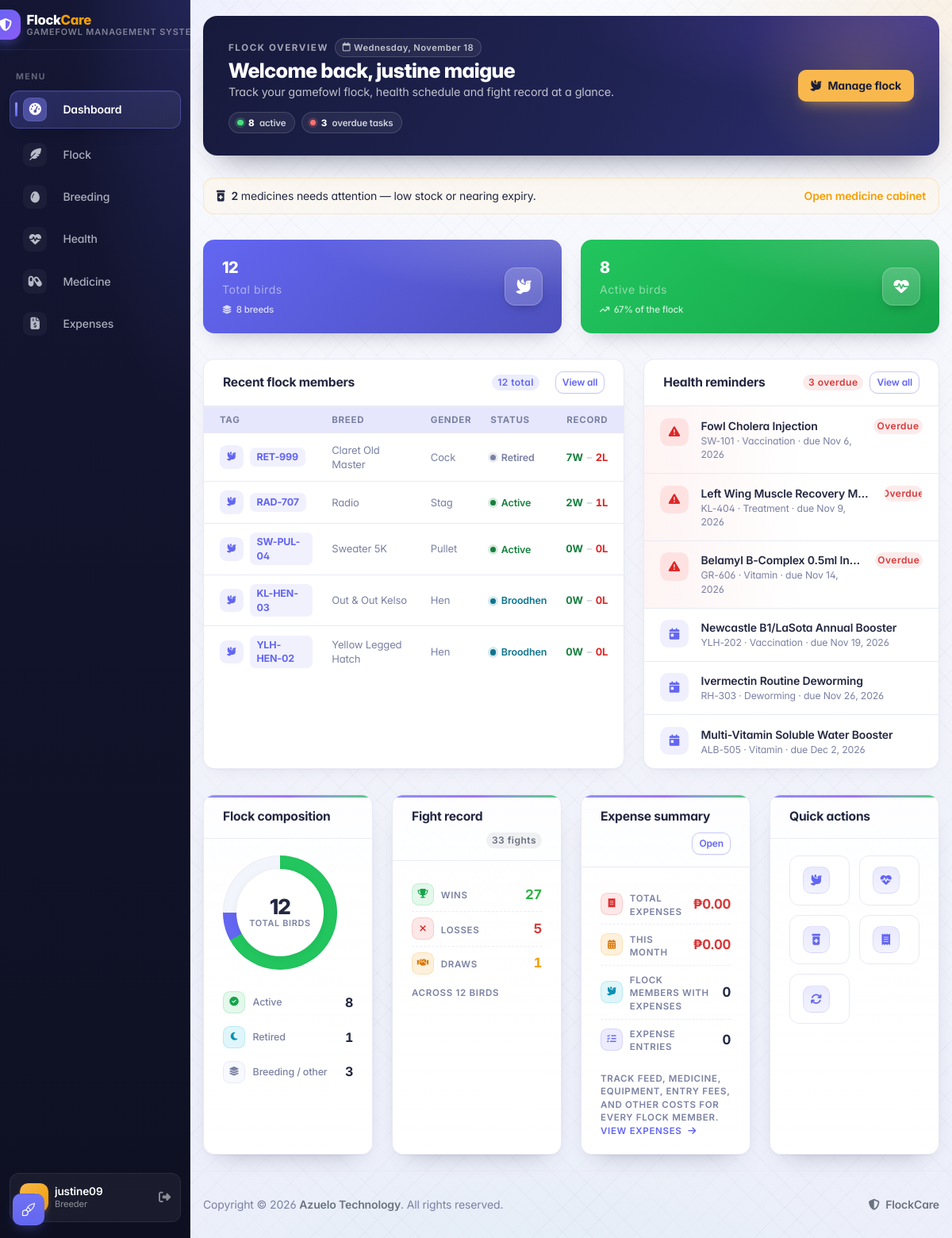
Page /dashboard/ (signed in) on the earlier database version.
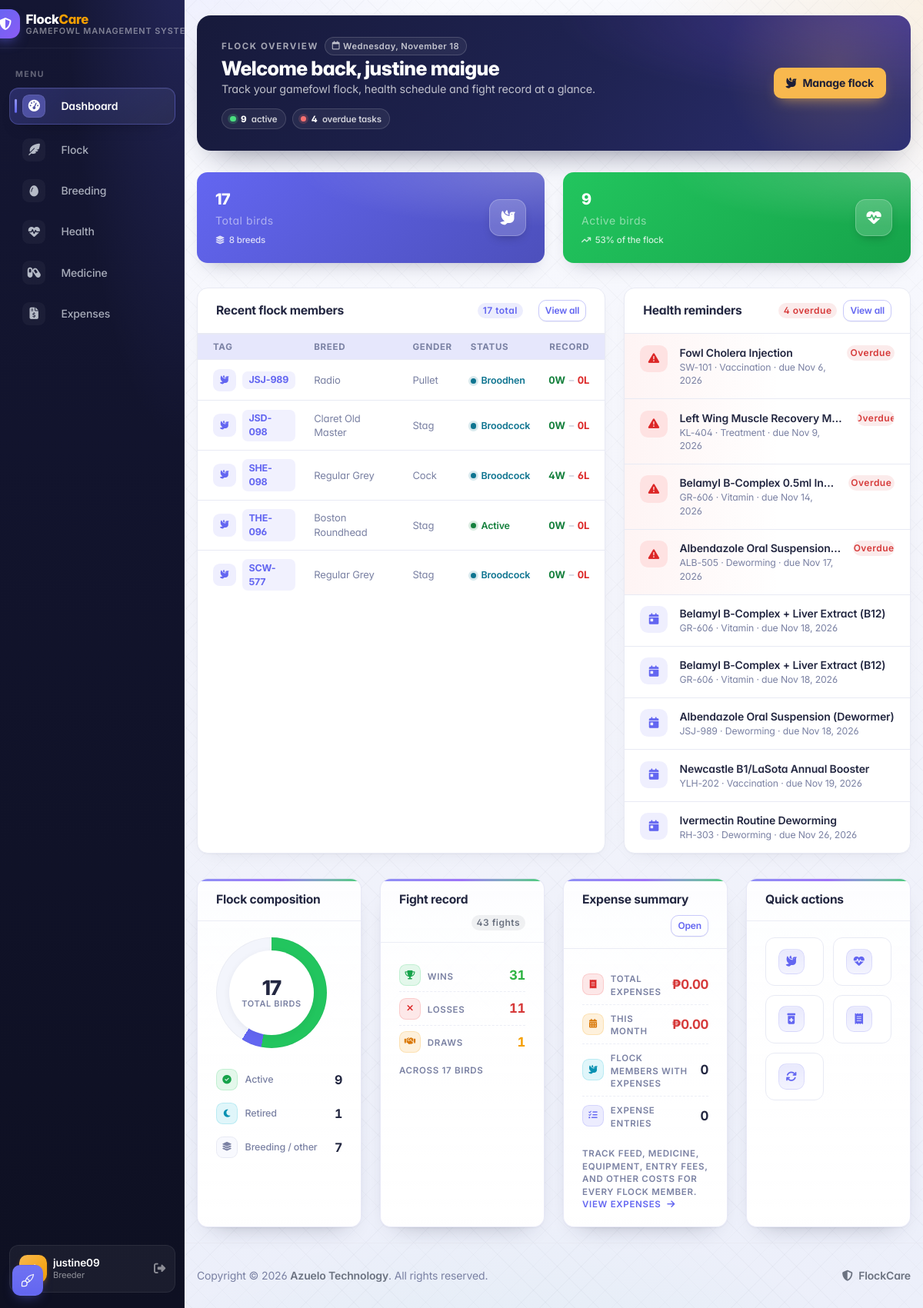
Same page on the later database version.
### apps/info/models.py (models this page shows, shortened)
class FlockMember(models.Model):
    STATUS_CHOICES = [
        ('Active', 'Active'),
        ('Broodcock', 'Broodcock'),
        ('Broodhen', 'Broodhen'),
        ('Retired', 'Retired'),
        ('Sold', 'Sold'),
    ]
    GENDER_CHOICES = [
        ('Stag', 'Stag'),
        ('Cock', 'Cock'),
        ('Pullet', 'Pullet'),
        ('Hen', 'Hen'),
    ]
    COMB_CHOICES = [
        ('Pea', 'Pea Comb'),
        ('Straight', 'Straight / Single Comb'),
        ('Strawberry', 'Strawberry Comb'),
        ('Walnut', 'Walnut Comb'),
        ('Cushion', 'Cushion Comb'),
        ('Other', 'Other'),
    ]
    LEG_COLOR_CHOICES = [
        ('Yellow', 'Yellow'),
        ('Green', 'Green'),
        ('White', 'White'),
        ('Blue/Slate', 'Blue / Slate'),
        ('Lead', 'Lead / Dark'),
        ('Other', 'Other'),
    ]
    user = models.ForeignKey(User, on_delete=models.CASCADE, related_name='flock_members')
    tag_number = models.CharField(max_length=50)
    breed = models.ForeignKey(Breed, on_delete=models.SET_NULL, null=True, blank=True, related_name='birds')
    gender = models.CharField(max_length=10, choices=GENDER_CHOICES)
    birth_date = models.DateField(null=True, blank=True)
    sire = models.CharField(max_length=50, blank=True, null=True)
    dam = models.CharField(max_length=50, blank=True, null=True)
    status = models.CharField(max_length=20, choices=STATUS_CHOICES, default='Active')
    comb_type = models.CharField(max_length=20, choices=COMB_CHOICES, default='Pea', blank=True)
    leg_color = models.CharField(max_length=20, choices=LEG_COLOR_CHOICES, default='Yellow', blank=True)
    color = models.CharField(max_length=100, blank=True, help_text="Plumage / feather color")
    cage_number = models.CharField(max_length=50, blank=True, help_text="Pen, cord, or coop identifier")
    image = models.FileField(upload_to='birds/', blank=True, null=True, help_text="Photo of bird")
    weight_grams = models.PositiveIntegerField(null=True, blank=True, help_text="Weight in grams")
    wins = models.PositiveIntegerField(default=0, blank=True)
    losses = models.PositiveIntegerField(default=0, blank=True)
    draws = models.PositiveIntegerField(default=0, blank=True)
    created_at = models.DateTimeField(auto_now_add=True)
    class Meta:
        ordering = ['-created_at']
        constraints = [
            models.UniqueConstraint(fields=['user', 'tag_number'], name='unique_user_tag_number')
        ]
        indexes = [
            models.Index(fields=['user', 'status']),
            models.Index(fields=['user', 'tag_number']),
        ]

class Breed(models.Model):
    name = models.CharField(max_length=100, unique=True)
    class Meta:
        ordering = ['name']

class HealthRecord(models.Model):
    RECORD_TYPES = [
        ('Vaccination', 'Vaccination'),
        ('Deworming', 'Deworming'),
        ('Vitamin', 'Vitamin/Supplement'),
        ('Treatment', 'Injury/Illness Treatment'),
    ]
    bird = models.ForeignKey(FlockMember, on_delete=models.CASCADE, related_name='health_records')
    record_type = models.CharField(max_length=20, choices=RECORD_TYPES)
    title = models.CharField(max_length=100)
    date_administered = models.DateField()
    next_due_date = models.DateField(null=True, blank=True)
    notes = models.TextField(blank=True, null=True)
    created_at = models.DateTimeField(auto_now_add=True)
    class Meta:
        ordering = ['-date_administered', '-created_at']
        indexes = [
            models.Index(fields=['bird', 'next_due_date']),
        ]

### apps/core/views.py (the view)
# urls.py: path('dashboard/', views.home, name='dashboard'),
@login_required(login_url='login')
def home(request):
    members = scoped_flock_members(request.user)
    today = timezone.localdate()
    upcoming_cutoff = today + timedelta(days=30)
    stats = members.aggregate(
        total_birds=Count('id'),
        active_birds=Count('id', filter=Q(status='Active')),
        retired_birds=Count('id', filter=Q(status='Retired')),
        total_wins=Sum('wins'),
        total_losses=Sum('losses'),
        total_draws=Sum('draws'),
    )
    total_birds = stats['total_birds'] or 0
    active_birds = stats['active_birds'] or 0
    retired_birds = stats['retired_birds'] or 0
    total_wins = stats['total_wins'] or 0
    total_losses = stats['total_losses'] or 0
    total_draws = stats['total_draws'] or 0
    total_fights = total_wins + total_losses + total_draws
    def _pct(value):
        return round(value / total_birds * 100) if total_birds else 0
    other_birds = max(total_birds - active_birds - retired_birds, 0)
    active_pct = _pct(active_birds)
    retired_pct = _pct(retired_birds)
    upcoming_qs = HealthRecord.objects.filter(
        bird__in=members,
        next_due_date__isnull=False,
        next_due_date__gte=today,
        next_due_date__lte=upcoming_cutoff,
    )
    upcoming_records = upcoming_qs.select_related('bird').order_by('next_due_date')[:5]
    overdue_qs = HealthRecord.objects.filter(
        bird__in=members,
        next_due_date__isnull=False,
        next_due_date__lt=today,
    )
    overdue_records = overdue_qs.select_related('bird').order_by('next_due_date')[:5]
    medicine_expiry_cutoff = today + timedelta(days=30)
    medicine_alert_count = Medicine.objects.filter(user=request.user).filter(
        Q(stock_quantity__lte=F('low_stock_threshold')) |
        Q(expiration_date__lt=today) |
        Q(expiration_date__gte=today, expiration_date__lte=medicine_expiry_cutoff)
    ).count()
    month_start = today.replace(day=1)
    expense_totals = Expense.objects.filter(user=request.user).aggregate(
        total=Sum('amount'),
        month_total=Sum('amount', filter=Q(date__gte=month_start)),
        entries=Count('id'),
        flock_count=Count('bird', distinct=True),
    )
    expense_total = expense_totals['total'] or 0
    expense_month = expense_totals['month_total'] or 0
    context = {
        'expense_total': expense_total,
        'expense_month': expense_month,
        'expense_count': expense_totals['entries'] or 0,
        'expense_flock_count': expense_totals['flock_count'] or 0,
        'total_birds': total_birds,
        'active_birds': active_birds,
        'retired_birds': retired_birds,
        'active_pct': active_pct,
        'retired_pct': retired_pct,
        'other_birds': other_birds,
        'other_pct': max(100 - active_pct - retired_pct, 0),
        'breed_count': members.exclude(breed__isnull=True).values('breed').distinct().count(),
        'total_wins': total_wins,
        'total_losses': total_losses,
        'total_draws': total_draws,
        'total_fights': total_fights,
        'recent_members': members.select_related('breed').order_by('-created_at')[:5],
        'upcoming_records': upcoming_records,
        'upcoming_count': upcoming_qs.count(),
        'overdue_records': overdue_records,
        'overdue_count': overdue_qs.count(),
        'medicine_alert_count': medicine_alert_count,
        'today': today,
    }
    return render(request, 'home.html', context)

### templates/home.html (shortened to what the changed rows need)
{% extends "theme/base.html" %}
{% block content %}
  <div class="dh-hero dh-welcome-row">
    <div class="dh-hero-inner d-flex flex-wrap align-items-center justify-content-between gap-3">
      <div>
        <h2 class="dh-hero-title">Welcome back, {{ user.get_full_name|default:user.username }}</h2>
        <div class="dh-hero-stats">
          <span class="dh-hero-stat"><span class="dh-status-dot"></span><strong>{{ active_birds }}</strong> active</span>
          {% if overdue_count %}
          <span class="dh-hero-stat is-danger"><span class="dh-status-dot"></span><strong>{{ overdue_count }}</strong> overdue task{{ overdue_count|pluralize }}</span>
          {% else %}
          <span class="dh-hero-stat"><span class="dh-status-dot"></span>Health schedule on track</span>
          {% endif %}
        </div>
      </div>
    </div>
  </div>
  <div class="dh-dashboard-stack">
  {% if medicine_alert_count %}
  <div class="alert alert-warning d-flex flex-wrap align-items-center gap-2" role="alert">
    <i class="fas fa-prescription-bottle-medical" aria-hidden="true"></i>
    <span>
      <strong>{{ medicine_alert_count }}</strong> medicine{{ medicine_alert_count|pluralize }} need{{ medicine_alert_count|pluralize }}
      attention — low stock or nearing expiry.
    </span>
    <a href="{% url 'info:medicine_list' %}" class="alert-link ms-auto">Open medicine cabinet</a>
  </div>
  {% endif %}
  <div class="row row-cards g-4">
    <div class="col-sm-6">
      <div class="card stat-card stat-card-primary text-white">
        <div class="card-body">
          <div class="d-flex align-items-center justify-content-between">
            <div>
              <div class="h2 mb-1">{{ total_birds }}</div>
              <div class="tracking-wide text-white-50">Total birds</div>
              <div class="dh-stat-meta">
                <i class="fas fa-layer-group"></i>
                {{ breed_count }} breed{{ breed_count|pluralize }}
              </div>
            </div>
          </div>
        </div>
      </div>
    </div>
    <div class="col-sm-6">
      <div class="card stat-card stat-card-success text-white">
        <div class="card-body">
          <div class="d-flex align-items-center justify-content-between">
            <div>
              <div class="h2 mb-1">{{ active_birds }}</div>
              <div class="tracking-wide text-white-50">Active birds</div>
              <div class="dh-stat-meta">
                <i class="fas fa-arrow-trend-up"></i>
                {{ active_pct }}% of the flock
              </div>
            </div>
          </div>
        </div>
      </div>
    </div>
  </div>
  <div class="row row-cards g-4">
    <div class="col-lg-7">
      <div class="card h-100">
        <div class="card-header d-flex align-items-center">
          <h3 class="card-title mb-0">Recent flock members</h3>
          <span class="badge bg-primary-lt text-primary ms-auto">{{ total_birds }} total</span>
          <a href="{% url 'info:info_list' %}" class="btn btn-sm btn-outline-primary ms-2">
            View all
          </a>
        </div>
        <div class="table-responsive">
          <table class="table table-vcenter card-table dh-stack-table">
            <thead>
              <tr>
                <th>Tag</th>
                <th>Breed</th>
                <th>Gender</th>
                <th>Status</th>
                <th class="text-end">Record</th>
              </tr>
            </thead>
            <tbody>
              {% for bird in recent_members %}
              <tr>
                <td class="fw-semibold" data-label="Tag">
                  <span class="dh-table-tag">
                    <span class="dh-table-avatar"><i class="fas fa-dove"></i></span>
                    <span class="dh-tag">{{ bird.tag_number }}</span>
                  </span>
                </td>
                <td class="text-muted" data-label="Breed">{{ bird.breed.name|default:"—" }}</td>
                <td class="text-muted" data-label="Gender">{{ bird.gender }}</td>
                <td data-label="Status">
                  {% if bird.status == 'Active' %}
                  <span class="dh-status is-active"><span class="dh-status-dot"></span>{{ bird.status }}</span>
                  {% elif bird.status == 'Retired' %}
                  <span class="dh-status is-muted"><span class="dh-status-dot"></span>{{ bird.status }}</span>
                  {% else %}
                  <span class="dh-status is-info"><span class="dh-status-dot"></span>{{ bird.status }}</span>
                  {% endif %}
                </td>
                <td class="text-end" data-label="Record">
                  <span class="dh-record">
                    <span class="dh-record-wins">{{ bird.wins }}W</span>
                    <span class="dh-record-sep">–</span>
                    <span class="dh-record-losses">{{ bird.losses }}L</span>
                  </span>
                </td>
              </tr>
              {% endfor %}
            </tbody>
          </table>
        </div>
      </div>
    </div>
    <div class="col-lg-5">
      <div class="card h-100">
        <div class="card-header d-flex align-items-center">
          <div class="ms-auto d-flex align-items-center gap-2">
            {% if overdue_count %}
            <span class="badge bg-danger-lt text-danger">{{ overdue_count }} overdue</span>
            {% elif upcoming_count %}
            <span class="badge bg-primary-lt text-primary">{{ upcoming_count }} upcoming</span>
            {% endif %}
            <a href="{% url 'info:health_list' %}" class="btn btn-sm btn-outline-primary">View all</a>
          </div>
        </div>
        <div class="list-group list-group-flush">
          {% for record in overdue_records %}
          <div class="list-group-item dh-reminder dh-reminder-overdue d-flex align-items-start gap-3">
            <span class="dh-reminder-icon is-danger" aria-hidden="true"><i class="fas fa-triangle-exclamation"></i></span>
            <div class="flex-grow-1 min-w-0">
              <div class="fw-semibold text-truncate">{{ record.title }}</div>
              <div class="text-muted small">
                {{ record.bird.tag_number }} · {{ record.record_type }} · due {{ record.next_due_date|date:"M j, Y" }}
              </div>
            </div>
            <span class="badge bg-danger-lt text-danger">Overdue</span>
          </div>
          {% endfor %}
          {% for record in upcoming_records %}
          <div class="list-group-item dh-reminder d-flex align-items-start gap-3">
            <span class="dh-reminder-icon is-primary" aria-hidden="true"><i class="fas fa-calendar-day"></i></span>
            <div class="flex-grow-1 min-w-0">
              <div class="fw-semibold text-truncate">{{ record.title }}</div>
              <div class="text-muted small">
                {{ record.bird.tag_number }} · {{ record.record_type }} · due {{ record.next_due_date|date:"M j, Y" }}
              </div>
            </div>
          </div>
          {% endfor %}
        </div>
      </div>
    </div>
  </div>
  <div class="row row-cards g-4">
    <div class="col-lg-3">
      <div class="card dh-summary-card h-100">
        <div class="card-body">
          <div class="dh-composition">
            <div class="dh-donut"
                 role="img"
                 aria-label="Flock status breakdown"
                 style="--p-active: {{ active_pct }}; --p-retired: {{ retired_pct }};">
              <div class="dh-donut-center">
                <strong class="dh-metric-value">{{ total_birds }}</strong>
                <span class="dh-metric-label">Total birds</span>
              </div>
            </div>
            <div class="dh-legend">
              <div class="dh-legend-item">
                <span class="dh-legend-icon is-success"><i class="fas fa-circle-check"></i></span>
                <span class="dh-legend-label">Active</span>
                <span class="dh-legend-value">{{ active_birds }}</span>
              </div>
              <div class="dh-legend-item">
                <span class="dh-legend-icon is-muted"><i class="fas fa-layer-group"></i></span>
                <span class="dh-legend-label">Breeding / other</span>
                <span class="dh-legend-value">{{ other_birds }}</span>
              </div>
            </div>
          </div>
        </div>
      </div>
    </div>
    <div class="col-lg-3">
      <div class="card dh-summary-card h-100">
        <div class="card-header">
          <h3 class="card-title mb-0">Fight record</h3>
          <span class="badge bg-secondary-lt text-secondary ms-auto">{{ total_fights }} fight{{ total_fights|pluralize }}</span>
        </div>
        <div class="card-body">
          <div class="dh-metric-list">
            <div class="dh-record-row">
              <span class="dh-record-label">
                <span class="dh-status-badge is-success"><i class="fas fa-trophy"></i></span>
                <span class="dh-metric-label mb-0">Wins</span>
              </span>
              <span class="dh-metric-value-sm text-success">{{ total_wins }}</span>
            </div>
            <div class="dh-record-row">
              <span class="dh-record-label">
                <span class="dh-status-badge is-danger"><i class="fas fa-xmark"></i></span>
                <span class="dh-metric-label mb-0">Losses</span>
              </span>
              <span class="dh-metric-value-sm text-danger">{{ total_losses }}</span>
            </div>
            <div class="dh-record-row">
            </div>
          </div>
          <div class="dh-metric-label mt-2">Across {{ total_birds }} bird{{ total_birds|pluralize }}</div>
        </div>
      </div>
    </div>
  </div>
  </div>
{% endblock %}

Differences in the rows shown:
no longer on this page (row unchanged): FlockMember: tag_number "RET-999", breed.name "Claret Old Master", gender "Cock", status "Retired", wins "7", losses "2"
no longer on this page (row unchanged): FlockMember: tag_number "RAD-707", breed.name "Radio", gender "Stag", status "Active", wins "2", losses "1"
no longer on this page (row unchanged): FlockMember: tag_number "SW-PUL-04", breed.name "Sweater 5K", gender "Pullet", status "Active", wins "0", losses "0"
no longer on this page (row unchanged): FlockMember: tag_number "KL-HEN-03", breed.name "Out & Out Kelso", gender "Hen", status "Broodhen", wins "0", losses "0"
no longer on this page (row unchanged): FlockMember: tag_number "YLH-HEN-02", breed.name "Yellow Legged Hatch", gender "Hen", status "Broodhen", wins "0", losses "0"
no longer on this page (row unchanged): HealthRecord: title "Multi-Vitamin Soluble Water Booster", bird.tag_number "ALB-505", record_type "Vitamin", next_due_date "Dec 2, 2026"
added FlockMember: tag_number "JSJ-989", breed.name "Radio", gender "Pullet", status "Broodhen", wins "0", losses "0"
added FlockMember: tag_number "JSD-098", breed.name "Claret Old Master", gender "Stag", status "Broodcock", wins "0", losses "0"
added FlockMember: tag_number "SHE-098", breed.name "Regular Grey", gender "Cock", status "Broodcock", wins "4", losses "6"
added FlockMember: tag_number "THE-096", breed.name "Boston Roundhead", gender "Stag", status "Active", wins "0", losses "0"
added FlockMember: tag_number "SCW-577", breed.name "Regular Grey", gender "Stag", status "Broodcock", wins "0", losses "0"
added HealthRecord: title "Albendazole Oral Suspension…", bird.tag_number "ALB-505", record_type "Deworming", next_due_date "Nov 17, 2026", shown under "Health reminders"
added HealthRecord: title "Belamyl B-Complex + Liver Extract (B12)", bird.tag_number "GR-606", record_type "Vitamin", next_due_date "Nov 18, 2026"
added HealthRecord: title "Belamyl B-Complex + Liver Extract (B12)", bird.tag_number "GR-606", record_type "Vitamin", next_due_date "Nov 18, 2026"
added HealthRecord: title "Albendazole Oral Suspension (Dewormer)", bird.tag_number "JSJ-989", record_type "Deworming", next_due_date "Nov 18, 2026"
Other differences:
{{ active_birds }}: "8" → "9"
{{ overdue_count }}: "3" → "4"
{{ total_birds }}: "12" → "17"
{{ active_pct }}: "67" → "53"
{{ other_birds }}: "3" → "7"
{{ total_fights }}: "33" → "43"
{{ total_wins }}: "27" → "31"
{{ total_losses }}: "5" → "11"
{{ medicine_alert_count }}: "2" → (not shown)
text no longer shown: "medicine need attention — low stock or nearing expiry. Open medicine cabinet"
